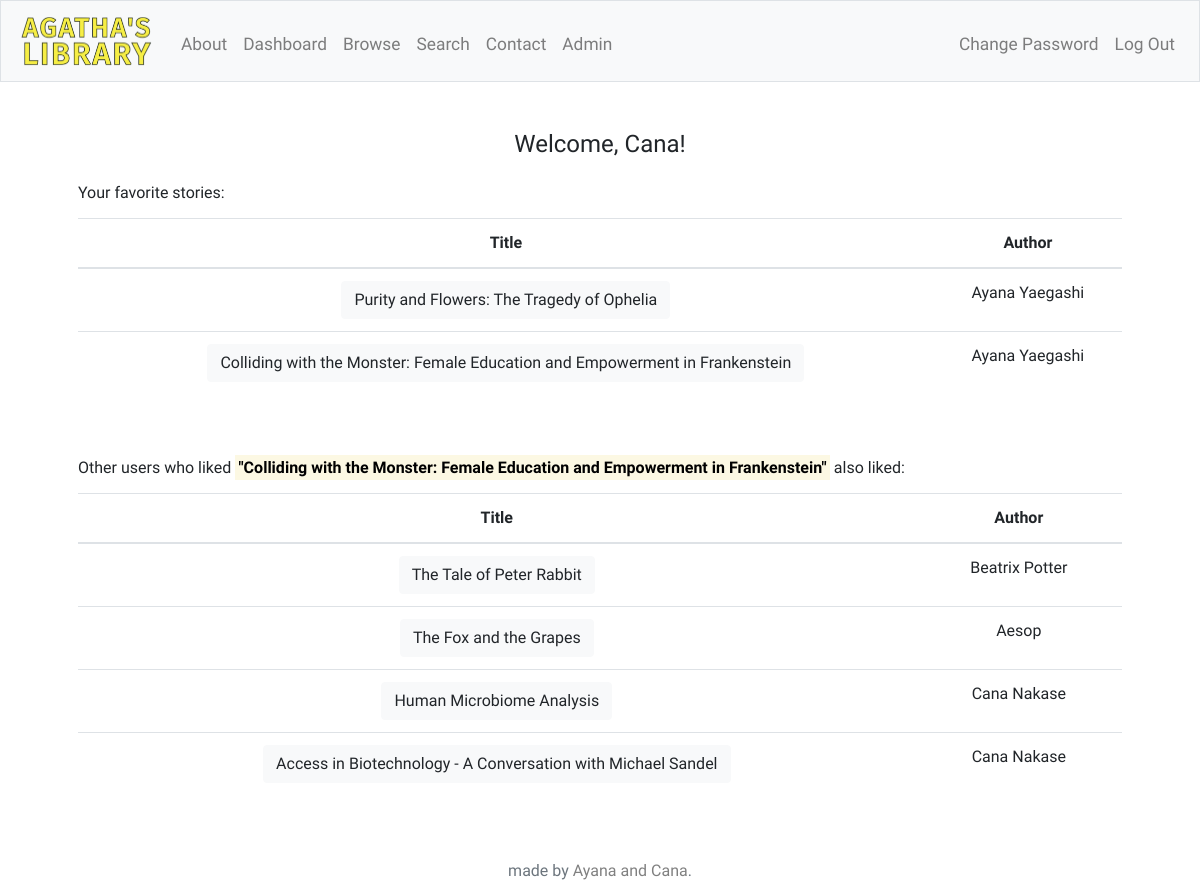
Page /user (signed in) on the committed database.
### tables this page shows
CREATE TABLE 'authors'('author_id' INTEGER PRIMARY KEY AUTOINCREMENT NOT NULL, 'name' TEXT, first_name[text], last_name[TEXT]);

CREATE TABLE 'stories' ('story_id' INTEGER PRIMARY KEY AUTOINCREMENT NOT NULL, 'title' TEXT, 'story' TEXT,'clicks' INTEGER, 'finished' INTEGER, 'author_id' INTEGER, FOREIGN KEY('author_id') REFERENCES 'authors'('author_id'));

### application.py (the view)
@app.route("/user")
@login_required
def user():
    fav_stories = db.execute("SELECT stories.story_id, stories.title, authors.name FROM stories JOIN authors ON stories.author_id = authors.author_id WHERE story_id IN (SELECT story_id FROM favorites WHERE user_id=:user_id);", user_id=session["user_id"])
    if len(fav_stories) != 0:
        have_favorites = True
        num = random.randint(0, len(fav_stories)-1)
        rand_story_id = fav_stories[num]["story_id"]
        rand_story_title = db.execute("SELECT title FROM stories WHERE story_id=:story_id;", story_id=rand_story_id)
        total_recs = db.execute("SELECT stories.story_id, stories.title, authors.name FROM stories JOIN authors ON stories.author_id = authors.author_id WHERE story_id IN (SELECT DISTINCT story_id FROM favorites WHERE user_id != :user_id AND user_id IN (SELECT user_id FROM favorites WHERE story_id=:story_id));",
                        user_id=session["user_id"], story_id=rand_story_id)
        recs = []
        for i in range(len(total_recs)):
            if total_recs[i] not in fav_stories:
                recs.append(total_recs[i])
        if len(recs) != 0:
            have_recs = True
        else:
            have_recs = False
        return render_template("user.html", first_name=session["first_name"], fav_stories=fav_stories, have_favorites=have_favorites, rand_story_title=rand_story_title, recs=recs, have_recs=have_recs)
    else:
        have_favorites = False
        return render_template("user.html", first_name=session["first_name"], fav_stories=fav_stories, have_favorites=have_favorites)

### application.py (called while the page is built)
@app.after_request
def after_request(response):
    response.headers["Cache-Control"] = "no-cache, no-store, must-revalidate"
    response.headers["Expires"] = 0
    response.headers["Pragma"] = "no-cache"
    return response

### helpers.py (called while the page is built)
def login_required(f):
    @wraps(f)
    def decorated_function(*args, **kwargs):
        if session.get("user_id") is None:
            return redirect("/login")
        return f(*args, **kwargs)
    return decorated_function

### templates/user.html (shortened to what this page needs)
{% extends "layout.html" %}
{% block main %}
    <h4>Welcome, {{ first_name }}!</h4>
    {% if have_favorites %}
    <div class="text-left mb-3" style="padding: 1em 0 0 0;">
        <h6>Your favorite stories:</h6>
    </div>
    <form action="/browse" method="post">
    <table class="table">
        <thead>
            <tr>
                <th>Title</th>
                <th>Author</th>
            </tr>
        </thead>
        <tbody>
            {% for story in fav_stories %}
                <tr>
                    <td><button class="btn btn-light" type="submit" name="story_id" value={{ story["story_id"] }}>{{ story["title"] }}</button></a></td>
                    <td>{{ story["name"] }}</td>
                </tr>
            {% endfor %}
        </tbody>
    </table>
    </form>
    {% if have_recs %}
    <div class="text-left mb-3" style="padding: 3em 0 0 0;">
        <h6>Other users who liked <mark><strong>"{{ rand_story_title[0]["title"] }}"</strong></mark> also liked:</h6>
    </div>
    <form action="/browse" method="post">
    <table class="table">
        <thead>
            <tr>
                <th>Title</th>
                <th>Author</th>
            </tr>
        </thead>
        <tbody>
            {% for rec in recs %}
                <tr>
                    <td><button class="btn btn-light" type="submit" name="story_id" value={{ rec["story_id"] }}>{{ rec["title"] }}</button></a></td>
                    <td>{{ rec["name"] }}</td>
                </tr>
            {% endfor %}
        </tbody>
    </table>
    </form>
    {% endif %}
    {% else %}
    <p>You don't have any favorite stories yet.</p>
    <a href="/browse"><button class="btn btn-outline-dark" type="submit">Browse!</button></a>
    {% endif %}
{% endblock %}

### static/styles.css (style rules this page uses)
body { font-family: 'Amiri'; }

### rows in the picture
authors: first_name "Cana"
stories: {{ story["story_id"] }} 1 (drawn), title "Purity and Flowers: The Tragedy of Ophelia", name "Ayana Yaegashi"
stories: {{ story["story_id"] }} 2 (drawn), title "Colliding with the Monster: Female Education and Empowerment in Frankenstein", name "Ayana Yaegashi"
stories: {{ rec["story_id"] }} 3 (drawn), title "The Tale of Peter Rabbit", name "Beatrix Potter"
stories: {{ rec["story_id"] }} 4 (drawn), title "The Fox and the Grapes", name "Aesop"
stories: {{ rec["story_id"] }} 6 (drawn), title "Human Microbiome Analysis", name "Cana Nakase"
stories: {{ rec["story_id"] }} 7 (drawn), title "Access in Biotechnology - A Conversation with Michael Sandel", name "Cana Nakase"
